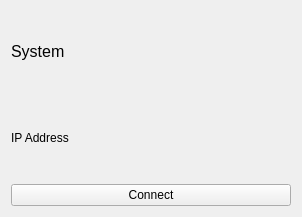
<?xml version="1.0" encoding="UTF-8"?>
<ui version="4.0">
 <class>Form</class>
 <widget class="QWidget" name="Form">
  <property name="geometry">
   <rect>
    <x>0</x>
    <y>0</y>
    <width>302</width>
    <height>217</height>
   </rect>
  </property>
  <property name="windowTitle">
   <string>Form</string>
  </property>
  <layout class="QGridLayout" name="gridLayout">
   <item row="2" column="0" colspan="2">
    <widget class="QPushButton" name="pushButton_connect">
     <property name="text">
      <string>Connect</string>
     </property>
    </widget>
   </item>
   <item row="0" column="0" colspan="2">
    <widget class="QLabel" name="label_title">
     <property name="font">
      <font>
       <pointsize>12</pointsize>
      </font>
     </property>
     <property name="text">
      <string>System</string>
     </property>
    </widget>
   </item>
   <item row="1" column="0" colspan="2">
    <widget class="QLabel" name="label_ip_address">
     <property name="text">
      <string>IP Address</string>
     </property>
    </widget>
   </item>
  </layout>
 </widget>
 <resources/>
 <connections/>
</ui>
